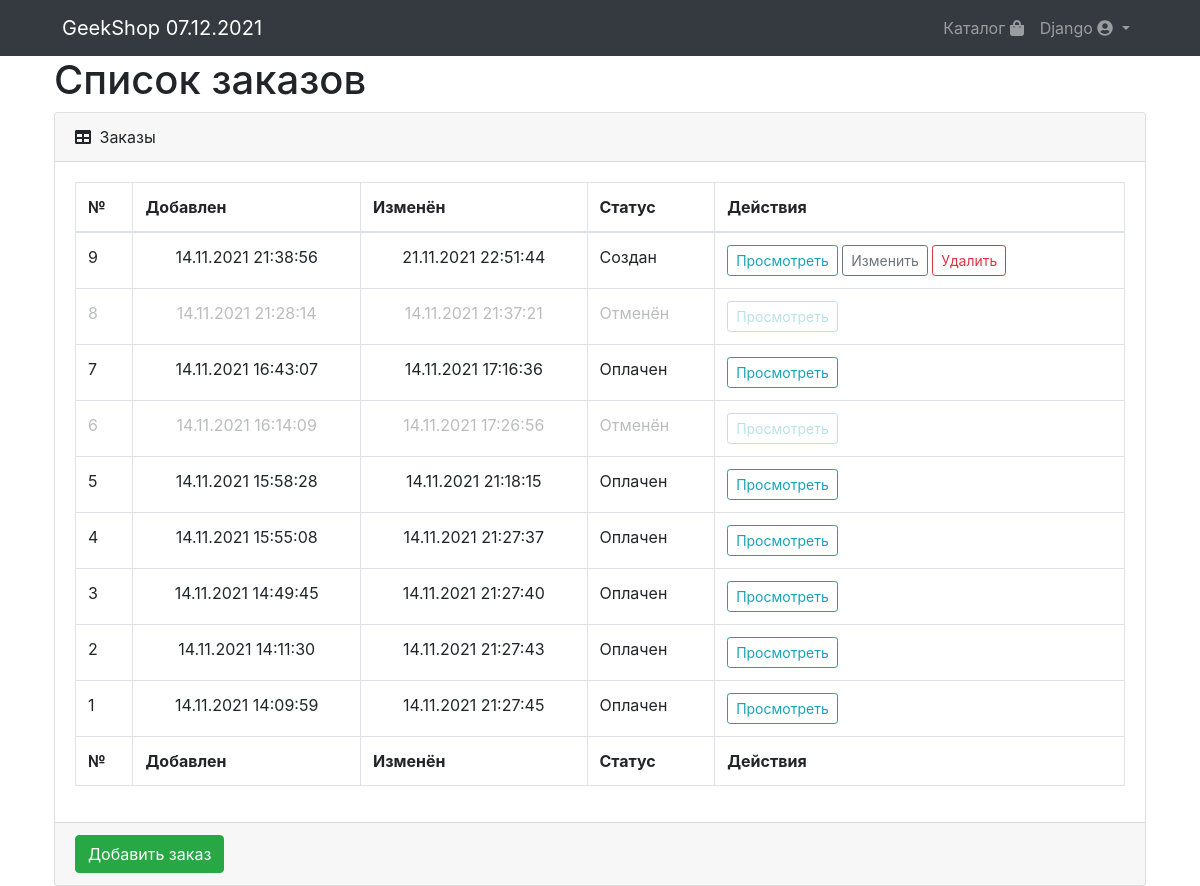
The page /orders/ (signed in) on the database as committed earlier.
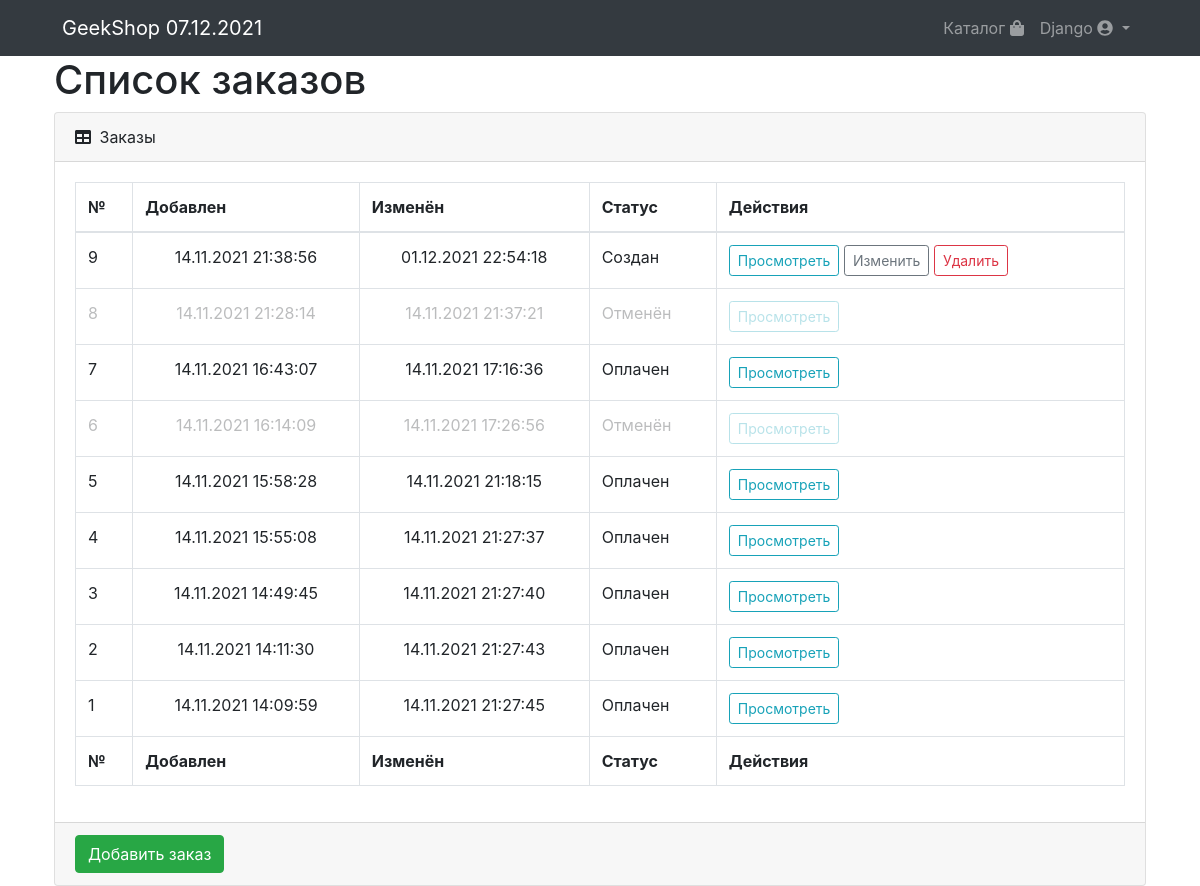
The same page on the database as committed later.
### ordersapp/models.py (models this page shows, shortened)
class Order(models.Model):
    FORMING = 'C'
    SENT = 'S'
    APPROVED = 'A'
    REJECTED = 'R'
    STATUS_CHOICES = (
        (FORMING, 'создан'),
        (SENT, 'оплачен'),
        (APPROVED, 'подтверждён'),
        (REJECTED, 'отменён'),
    )
    user = models.ForeignKey(get_user_model(), on_delete=models.CASCADE, related_name='orders')
    status = models.CharField('статус', max_length=1,
                              choices=STATUS_CHOICES,
                              default=FORMING)
    add_datetime = models.DateTimeField(auto_now_add=True, db_index=True)
    update_datetime = models.DateTimeField(auto_now=True)
    is_active = models.BooleanField('активен', default=True, db_index=True)
    @cached_property
    def is_forming(self):
        return self.status == self.FORMING
    class Meta:
        ordering = ('-add_datetime', )
        verbose_name = 'заказ'
        verbose_name_plural = 'заказы'

### ordersapp/views.py (the view)
# urls.py: path('', ordersapp.OrderList.as_view(), name='index'),
class OrderList(LoginRequiredMixin, ListView):
    model = Order
    extra_context = {'page_title': 'Список заказов', }
    def get_queryset(self):
        return self.request.user.orders.all()

### ordersapp/views.py (called while the page is built)
    @method_decorator(login_required)
    def dispatch(self, request, *args, **kwargs):
        return super().dispatch(request, *args, **kwargs)

### products/context_processors.py (called while the page is built)
def today(request):
    return {'today': datetime.now(), }

### ordersapp/templates/ordersapp/order_list.html
{% extends 'ordersapp/order_base.html' %}
{% load static %}
{% block order_table %}
    <div class="card-header">
        <i class="fas fa-table mr-1"></i>
        Заказы
    </div>
    <div class="card-body">
        <div class="table-responsive">
            <table class="table table-bordered" id="dataTable" width="100%" cellspacing="0">
                <thead>
                <tr>
                    <th>№</th>
                    <th>Добавлен</th>
                    <th>Изменён</th>
                    <th>Статус</th>
                    <th>Действия</th>
                </tr>
                </thead>
                <tfoot>
                <tr>
                    <th>№</th>
                    <th>Добавлен</th>
                    <th>Изменён</th>
                    <th>Статус</th>
                    <th>Действия</th>
                </tr>
                </tfoot>
                <tbody>
                {% if object_list %}
                    {% for item in object_list %}
                        <tr style="{% if not item.is_active %}opacity: 0.3{% endif %}">
                            <td>{{ item.id }}</td>
                            <td class="text-center">{{ item.add_datetime|date:"d.m.Y H:i:s" }}</td>
                            <td class="text-center">{{ item.update_datetime|date:"d.m.Y H:i:s" }}</td>
                            <td>{{ item.get_status_display|title }}</td>
                            <td>
                                <a href="{% url 'orders:detail' item.id %}" class="btn btn-sm btn-outline-info">
                                    Просмотреть
                                </a>
                                {% if item.is_forming %}
                                    <a href="{% url 'orders:change' item.id %}"
                                       class="btn btn-sm btn-outline-secondary">
                                        Изменить
                                    </a>
                                    <a href="{% url 'orders:del' item.id %}" class="btn btn-sm btn-outline-danger">
                                        Удалить
                                    </a>
                                {% endif %}
                            </td>
                        </tr>
                    {% endfor %}
                {% else %}
                    <tr>
                        <td colspan="4">
                            Здесь пока ничего нет
                        </td>
                    </tr>
                {% endif %}
                </tbody>
            </table>
        </div>
    </div>
    <div class="card-footer">
        <a class="btn btn-success" href="{% url 'orders:create' %}">
            Добавить заказ
        </a>
    </div>
{% endblock %}

Rows that differ between the two databases and show on the page:
changed Order "Создан": update_datetime "21.11.2021 22:51:44" → "01.12.2021 22:54:18"
